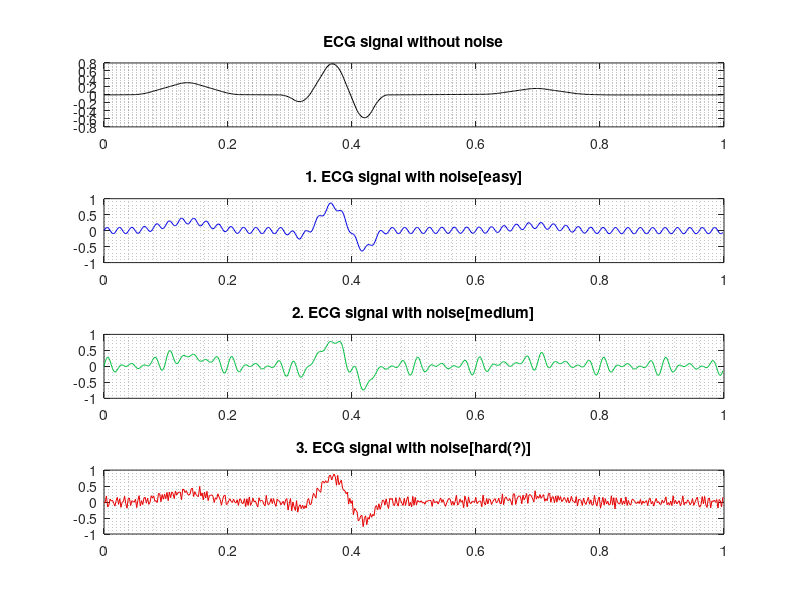
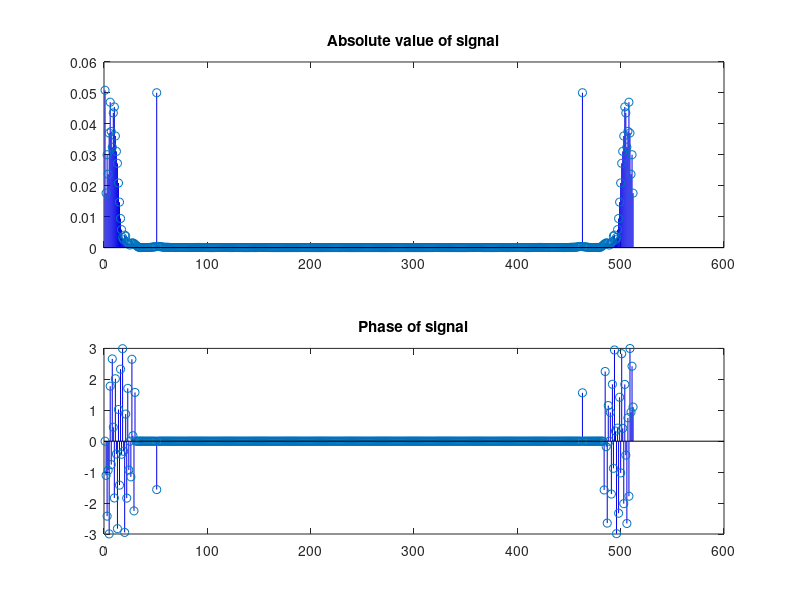

Write MATLAB code to recreate these figures, in order. (Note: this script raises an error after producing the figures.)
%Loading of the ecgdata
ecgdata = load('ecgdata2.dat', '-mat');

%extracting the ecgdata into seperate workspace entities
ecg_raw = ecgdata.ecg3;
ecg_noised1 = ecgdata.sig1;
ecg_noised2 = ecgdata.sig2;
ecg_noised3 = ecgdata.sig3;
ecg_t = ecgdata.t;
ecg_t_single_periode = ecg_t(1:512);
ecg_T = 1:512;

%assigning each signal their own plotting color
color_original = [0, 0, 0];
color_noised1 = [0, 0, 0.9];
color_noised2 = [0, 0.75, 0.25];
color_noised3 = [0.9, 0, 0];

%plotting of the raw ecg, and the noised signals.
figure('Name', 'All signals');
subplot(4, 1, 1);
plot(ecg_t_single_periode, ecg_raw(ecg_T), 'color', color_original);
grid minor
title('ECG signal without noise');

subplot(4, 1, 2);
plot(ecg_t_single_periode, ecg_noised1(ecg_T), 'color', color_noised1);
grid minor
title('1. ECG signal with noise[easy]');

subplot(4, 1, 3);
plot(ecg_t_single_periode, ecg_noised2(ecg_T), 'color', color_noised2);
grid minor
title('2. ECG signal with noise[medium]');

subplot(4, 1, 4);
plot(ecg_t_single_periode, ecg_noised3(ecg_T), 'color', color_noised3);
grid minor
title('3. ECG signal with noise[hard(?)]');

%Performing a DFT of the signals

%from assignment 2 we know that we need approximately N=60 for the DFT to
%accurately reconstruct the ECG signal.
DFT_ecg_raw = fft(ecg_raw(ecg_T), 120);
DFT_ecg_noised1 = fft(ecg_noised1(ecg_T));
DFT_ecg_noised2 = fft(ecg_noised2(ecg_T));
DFT_ecg_noised3 = fft(ecg_noised3(ecg_T));

%%%%%%%%%%%%%%%%%% 1. Noised signal %%%%%%%%%%%%%%%%%%%

%%%%%%%%%%%%%%%%%% DFT analysis %%%%%%%%%%%%%%%%%%%

%DFT analysis of the first signal
sig1_ABS = abs(DFT_ecg_noised1)/length(ecg_T);
sig1_ANG = angle(DFT_ecg_noised1);

for i = 1:length(ecg_T)
    if(sig1_ABS(i) < (max(sig1_ABS)/50))
        sig1_ANG(i) = 0;
    end
end

%Showing the DFT results from the first signal:
figure('Name', 'DFT components of 1. ECG signal');
subplot(2, 1, 1);
stem(ecg_T, sig1_ABS, 'color', color_noised1);
title('Absolute value of signal');

subplot(2, 1, 2);
stem(ecg_T, sig1_ANG, 'color', color_noised1);
title('Phase of signal');

%From reading the components of the DFT, identified manually
DFT_ecg_noised1(463) = 0;
DFT_ecg_noised1(51) = 0;

%%%%%%%%%%%%%%%%%% FILTER %%%%%%%%%%%%%%%%%%%

%applying the designed filter to the first signal.
%the filter was designed with the noise parameters estimated to be about
%A=0.1 and T_s = 0.02.
if(length(lowpass_designfilt) < length(ecg_t))
   pad_length = length(ecg_t) - length(lowpass_designfilt);
   lowpass_designfilt = [lowpass_designfilt zeros(1, pad_length)];  
end

%       ecg_noised1_lowpass_filtered = filter(lowpass_designfilt, ecg_noised1(ecg_T));
ecg_noied1_lowpass_filtered = freqz(lowpass_designfilt, ecg_noised1);

%Canceling the delay caused by the filtering
ecg_noised1_lowpass_filtered_shifted = negate_filter_delay(lowpass_designfilt, ecg_t, ecg_noised1_lowpass_filtered);


%plotting the results of the filtering
figure('Name', ' 1. ECG signal processing');

subplot(5, 1, 1);
plot(ecg_t_single_periode, ecg_raw(ecg_T), 'color', color_original);
grid minor
title('Signal without noise');

subplot(5, 1, 2);
plot(ecg_t_single_periode, ecg_noised1(ecg_T), 'color', color_noised1);
grid minor
title('Signal with noise');

subplot(5, 1, 3);
plot(ecg_t_single_periode, ecg_noised1_lowpass_filtered(ecg_T), 'color', color_noised1);
grid minor
title('Lowpass filtered, non-shifted signal');

subplot(5, 1, 4);
plot(ecg_t_single_periode, ecg_noised1_lowpass_filtered_shifted(ecg_T), 'color', color_noised1);
grid minor
title('Lowpass filtered and shifted signal');

subplot(5, 1, 5);
plot(ecg_t_single_periode, ifft(DFT_ecg_noised1), 'color', color_noised1);
grid minor
title('DFT reconstructed signal, n = 51 = 463 = 0');


%%%%%%%%%%%%%%%%%% 2. Noised signal %%%%%%%%%%%%%%%%%%%

%%%%%%%%%%%%%%%%%% DFT analysis %%%%%%%%%%%%%%%%%%%

sig2_ABS = abs(DFT_ecg_noised2)/length(ecg_T);
sig2_ANG = angle(DFT_ecg_noised2); 

for i = 1:length(ecg_T)
    if(sig2_ABS(i) < (max(sig2_ABS)/50))
        sig2_ANG(i) = 0;
    end
end

%Showing the DFT results from the second signal:
figure('Name', 'DFT components of 2. ECG signal');
subplot(2, 1, 1);
stem(ecg_T, sig2_ABS, 'color', color_noised2);
title('Absolute value of 2. noised signal');

subplot(2, 1, 2);
stem(ecg_T, sig2_ANG, 'color', color_noised2);
title('Phase of 2. noised signal');

DFT_ecg_noised2(463) = 0;
DFT_ecg_noised2(51) = 0;

DFT_ecg_noised2(473) = 0;
DFT_ecg_noised2(41) = 0;

DFT_ecg_noised2(483) = 0;
DFT_ecg_noised2(31) = 0;

%%%%%%%%%%%%%%%%%% FILTER %%%%%%%%%%%%%%%%%%%

if(length(lowpass_designfilt) < length(ecg_t))
   pad_length = length(ecg_t) - length(lowpass_designfilt);
   lowpass_designfilt = [lowpass_designfilt zeros(1, pad_length)];  
end

%Placeholder
ecg_noised2_lowpass_filtered_shifted = zeros(1, length(ecg_t));



figure('Name', '2. ECG signal processing');
subplot(4, 1, 1);
plot(ecg_t_single_periode, ecg_raw(ecg_T), 'color', color_original);
grid minor
title('ECG signal without noise');

subplot(4, 1, 2);
plot(ecg_t_single_periode, ecg_noised2(ecg_T), 'color', color_noised2);
grid minor
title('2. ECG signal with noise');

subplot(4, 1, 3);
plot(ecg_t_single_periode, ecg_noised2_lowpass_filtered_shifted(ecg_T), 'color', color_noised2);
grid minor
title('Lowpass filtered 2. ECG with noise');

subplot(4, 1, 4);
plot(ecg_t_single_periode, ifft(DFT_ecg_noised2), 'color', color_noised2);
grid minor
title('2. ECG signal reconstructed after DFT component removal');

%%%%%%%%%%%%%%%%%% 3. Noised signal %%%%%%%%%%%%%%%%%%%

%%%%%%%%%%%%%%%%%% DFT analysis %%%%%%%%%%%%%%%%%%%

sig3_ABS = abs(DFT_ecg_noised3)/length(ecg_T);
sig3_ANG = angle(DFT_ecg_noised3); 

for i = 1:length(ecg_T)
    if(sig3_ABS(i) < (max(sig3_ABS)/50))
        sig3_ANG(i) = 0;
    end
end

%Showing the DFT results from the third signal:
figure('Name', 'DFT components of 3. ECG signal');
subplot(2, 1, 1);
stem(ecg_T, sig3_ABS, 'color', color_noised3);
title('Absolute value of 3. noised signal');

subplot(2, 1, 2);
stem(ecg_T, sig3_ANG, 'color', color_noised3);
title('Phase of 3. noised signal');

%DFT_ecg_noised3(463) = 0;
%DFT_ecg_noised3(51) = 0;

%DFT_ecg_noised3(473) = 0;
%DFT_ecg_noised3(41) = 0;

%DFT_ecg_noised3(483) = 0;
%DFT_ecg_noised3(31) = 0;

DFT_ecg_noised3(20:490) = 0;

%%%%%%%%%%%%%%%%%% FILTER %%%%%%%%%%%%%%%%%%%

if(length(lowpass_designfilt) < length(ecg_t))
   pad_length = length(ecg_t) - length(lowpass_designfilt);
   lowpass_designfilt = [lowpass_designfilt zeros(1, pad_length)];  
end

%Placeholder
ecg_noised3_lowpass_filtered_shifted = zeros(1, length(ecg_t));



figure('Name', '3. ECG signal processing');
subplot(4, 1, 1);
plot(ecg_t_single_periode, ecg_raw(ecg_T), 'color', color_original);
grid minor
title('ECG signal without noise');

subplot(4, 1, 2);
plot(ecg_t_single_periode, ecg_noised3(ecg_T), 'color', color_noised3);
grid minor
title('3. ECG signal with noise');

subplot(4, 1, 3);
plot(ecg_t_single_periode, ecg_noised3_lowpass_filtered_shifted(ecg_T), 'color', color_noised3);
grid minor
title('Lowpass filtered 3. ECG with noise');

subplot(4, 1, 4);
plot(ecg_t_single_periode, ifft(DFT_ecg_noised3), 'color', color_noised3);
grid minor
title('3. ECG signal reconstructed after DFT component removal');